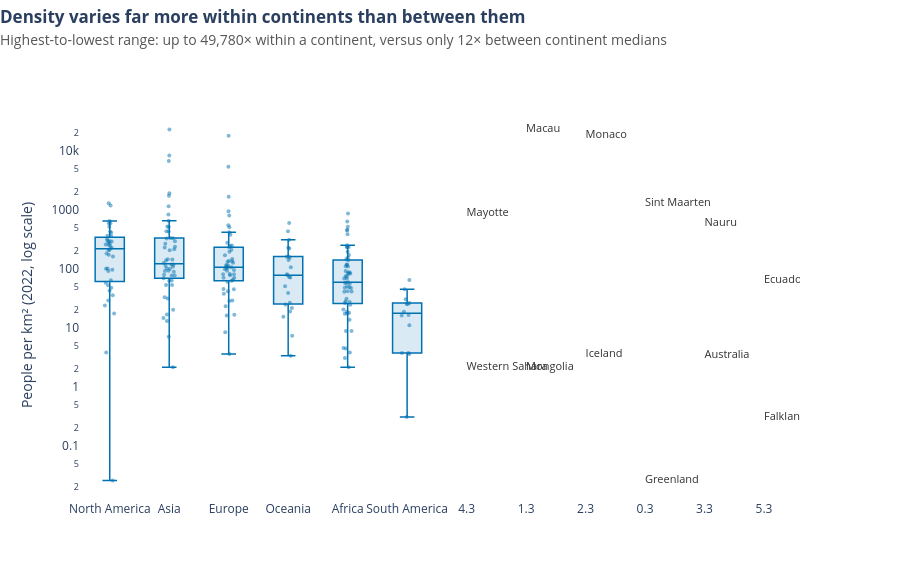

Write notebook code for a chart like this one.
### Markdown cell above
**Chart choice & justification:** *Which chart did you choose, and why? Justify design choices.

*YOUR ANSWER HERE*

### Code cell
# Q4
# YOUR CODE HERE
# Q4 — box plot of population density by continent (log scale), with all countries as points
med = df.groupby('Continent')['Density'].median().sort_values(ascending=False)
order = med.tolist() and med.index.tolist()
rng = df.groupby('Continent')['Density'].agg(lambda s: s.max() / s.min())

fig = px.box(df, x='Continent', y='Density', points='all', hover_name='Country', log_y=True,
             category_orders={'Continent': order}, color_discrete_sequence=['#0072B2'], template='plotly_white')
fig.update_traces(marker=dict(size=4, opacity=0.5), fillcolor='rgba(0,114,178,0.15)',
                  line=dict(width=1.5), jitter=0.4, pointpos=0)

# labels for the densest / sparsest country per continent, placed beside each box (x as category index)
ext = pd.concat([df.loc[df.groupby('Continent')['Density'].idxmax()],
                 df.loc[df.groupby('Continent')['Density'].idxmin()]])
fig.add_scatter(x=[order.index(c) + 0.3 for c in ext['Continent']], y=ext['Density'], mode='text',
                text=ext['Country'], textposition='middle right', textfont=dict(size=11, color='#333'),
                showlegend=False, hoverinfo='skip')

fig.update_layout(title=insight_title(f"Density varies far more within continents than between them",
                                      f"Highest-to-lowest range: up to {rng.max():,.0f}× within a continent, "
                                      f"versus only {med.max()/med.min():.0f}× between continent medians"),
                  showlegend=False, height=580, margin=dict(t=110, r=100), xaxis_title=None,
                  yaxis_title='People per km² (2022, log scale)')
fig.update_xaxes(showgrid=False); fig.update_yaxes(showgrid=False)
fig.show()

### Figure 1 — Plotly figure (JSON) as saved in the notebook; plotly's stock layout.template omitted (floating-point values rounded to 4 significant figures; data arrays with more than 128 entries replaced by an {"elided": "..."} marker saying what was removed)
{"data": [{"alignmentgroup": "True", "boxpoints": "all", "fillcolor": "rgba(0,114,178,0.15)", "hovertemplate": "<b>%{hovertext}</b><br><br>Continent=%{x}<br>Density=%{y}<extra></extra>", "hovertext": {"elided": "234 str values"}, "jitter": 0.4, "legendgroup": "", "line": {"width": 1.5}, "marker": {"color": "#0072B2", "opacity": 0.5, "size": 4}, "name": "", "notched": false, "offsetgroup": "", "orientation": "v", "pointpos": 0, "showlegend": false, "type": "box", "x": {"elided": "234 str values"}, "x0": " ", "xaxis": "x", "y": {"elided": "234 float values"}, "y0": " ", "yaxis": "y"}, {"hoverinfo": "skip", "mode": "text", "showlegend": false, "text": ["Mayotte", "Macau", "Monaco", "Sint Maarten", "Nauru", "Ecuador", "Western Sahara", "Mongolia", "Iceland", "Greenland", "Australia", "Falkland Islands"], "textfont": {"color": "#333", "size": 11}, "textposition": "middle right", "type": "scatter", "x": [4.3, 1.3, 2.3, 0.3, 3.3, 5.3, 4.3, 1.3, 2.3, 0.3, 3.3, 5.3], "y": [871.9, 23170.0, 18230.0, 1299.0, 603.2, 65.02, 2.165, 2.173, 3.62, 0.0261, 3.403, 0.3105]}], "layout": {"boxmode": "group", "height": 580, "legend": {"tracegroupgap": 0}, "margin": {"r": 100, "t": 110}, "showlegend": false, "title": {"text": "<b>Density varies far more within continents than between them</b><br><span style='font-size:14px;color:#555'>Highest-to-lowest range: up to 49,780× within a continent, versus only 12× between continent medians</span>", "x": 0, "xanchor": "left", "y": 0.96, "yanchor": "top"}, "xaxis": {"anchor": "y", "categoryarray": ["North America", "Asia", "Europe", "Oceania", "Africa", "South America"], "categoryorder": "array", "domain": [0, 1], "showgrid": false, "title": {}}, "yaxis": {"anchor": "x", "domain": [0, 1], "showgrid": false, "title": {"text": "People per km² (2022, log scale)"}, "type": "log"}}}
